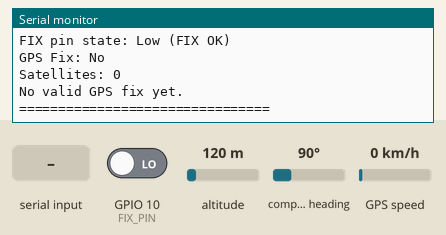
Simulated run of this sketch. Board: ESP32-S3. On the bench: the last lines printed to the serial monitor. The test bench sets the inputs (shaded band); at power-on: GPIO 10 (FIX_PIN) LOW, altitude 120 m, compass heading 90°, GPS speed 0 km/h. The GPS gets a fix after 3 s at 37.7749, -122.4194 with 8 satellites.

Above: at 2.7 s.
2.8 s: GPIO 10 (FIX_PIN) driven HIGH
5.0 s: "S" received over Serial
At 5.7 s:
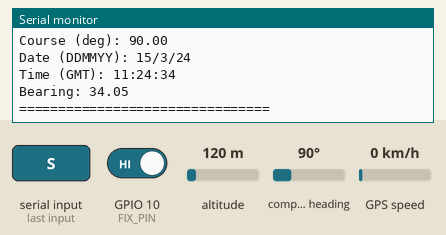
6.5 s: "W" received over Serial
At 8.0 s:
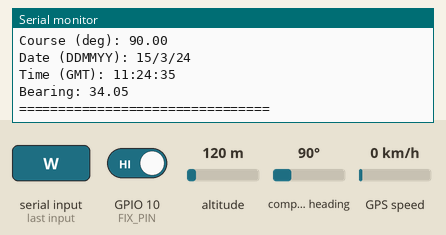

The sketch:

FirstGPSVersion.ino
```cpp
#include <Adafruit_GPS.h>
#include <HardwareSerial.h>
#include <iostream>
#include <cmath>

// Pins
#define GPS_RX 4     // GPS TX → ESP32 RX
#define GPS_TX -1    // Not used (only reading from GPS)
#define FIX_PIN 10   // Connected to GPS FIX output
#define GPS_BAUD 9600

// Setup GPS object using UART1
HardwareSerial gpsSerial(1);
Adafruit_GPS GPS(&gpsSerial);

void setup() {
  Serial.begin(115200);
  delay(1500);
  Serial.println("Adafruit Ultimate GPS Test (via Adafruit_GPS library)");

  // Start GPS serial
  gpsSerial.begin(GPS_BAUD, SERIAL_8N1, GPS_RX, GPS_TX);

  // Configure the GPS module
  GPS.begin(9600);
  GPS.sendCommand(PMTK_SET_NMEA_OUTPUT_RMCGGA);  // Get basic location info
  GPS.sendCommand(PMTK_SET_NMEA_UPDATE_1HZ);     // 1 Hz update rate
  GPS.sendCommand(PGCMD_ANTENNA);                // Enable antenna status messages

  pinMode(FIX_PIN, INPUT);

  Serial.println("Type any key in the Serial Monitor to get current GPS data.");
  Serial.println("Waiting for GPS data and FIX...");
}

//Function to turn the gps lat/long from degrees and minutes to decimal degrees
//RawValue in form dddmm.mmm...
//where d is degrees in form 0-360
//m is minutes in form 00-59.99999...
double ConvertToDecimalDegrees(double RawValue){
  //Extract degrees and minutes from raw data
  int degrees = static_cast<int>(RawValue)/100; //shifts decimal point left by two, leaving only the degrees wihtin int
  double minutes = fmod(RawValue, 100);
  //convert to decimal degrees
  double decimalDegrees = degrees + (minutes/60.0);
  return decimalDegrees;
}

//Function to find bearing between two GPS Co-ords
double calculateBearing(double lat1, double long1, double lat2, double long2) {
    // Convert latitude and longitude to radians
    double Radianlat1 = lat1 * M_PI / 180.0;
    double Radianlong1 = long1 * M_PI / 180.0;
    double Radianlat2 = lat2 * M_PI / 180.0;
    double Radianlong2 = long2 * M_PI / 180.0;

    // Calculate the bearing
    double deltaLong = Radianlong2 - Radianlong1;
    double x = sin(deltaLong) * cos(Radianlat2);
    double y = cos(Radianlat1) * sin(Radianlat2) - sin(Radianlat1) * cos(Radianlat2) * cos(deltaLong);
    double bearing = atan2(x, y);

    // Convert the bearing to degrees
    bearing = bearing * 180.0 / M_PI;

    // Normalize the bearing to 0°-360°
    bearing = fmod((bearing + 360.0), 360.0);

    return bearing;
}


void loop() {
  // Continuously read GPS characters
  GPS.read();

  // Handle complete NMEA sentences
  if (GPS.newNMEAreceived()) {
    if (!GPS.parse(GPS.lastNMEA())) {
      return; // Invalid sentence
    }
  }

  // Print on user request
  if (Serial.available()) {
    Serial.read();  // Clear the incoming char

    Serial.println("========== GPS REPORT ==========");

    // Handle FIX pin (interpreting behavior per datasheet)
    bool fixPinState = digitalRead(FIX_PIN);
    Serial.print("FIX pin state: ");
    Serial.println(fixPinState ? "Pulse (NO FIX)" : "Low (FIX OK)");

    // GPS fix status from NMEA sentence
    Serial.print("GPS Fix: ");
    Serial.println(GPS.fix ? "Yes" : "No");
    Serial.print("Satellites: ");
    Serial.println(GPS.satellites);

    if (GPS.fix) {
      double ConvertedLat = ConvertToDecimalDegrees(GPS.latitude);
      double ConvertedLong = ConvertToDecimalDegrees(GPS.longitude);
      Serial.print("Latitude: "); Serial.println(ConvertedLat, 6); Serial.println(GPS.lat);
      Serial.print("Longitude: "); Serial.println(ConvertedLong, 6); Serial.println(GPS.lon);
      Serial.print("Speed (knots): "); Serial.println(GPS.speed);
      Serial.print("Speed (km/h): "); Serial.println(GPS.speed * 1.852);
      Serial.print("Altitude (m): "); Serial.println(GPS.altitude);
      Serial.print("Course (deg): "); Serial.println(GPS.angle);

      Serial.print("Date (DDMMYY): ");
      Serial.print(GPS.day); Serial.print("/");
      Serial.print(GPS.month); Serial.print("/");
      Serial.println(GPS.year);

      Serial.print("Time (GMT): ");
      Serial.print((GPS.hour)+1); Serial.print(":");
      Serial.print(GPS.minute); Serial.print(":");
      Serial.println(GPS.seconds);

      double Lat2 =51.439250;
      double Lon2 =-3.148754;
      if(GPS.lat == 'S'){ConvertedLat = -ConvertedLat;}
      if(GPS.lon == 'W'){ConvertedLong = -ConvertedLong;}
      double Bearing = calculateBearing(ConvertedLat, ConvertedLong, Lat2, Lon2);
      Serial.print("Bearing: "); Serial.println(Bearing);
    } else {
      Serial.println("No valid GPS fix yet.");
    }

    Serial.println("================================");
  }
}
```

Measured:
- after the input at 5.0 s, the serial monitor: prints a new line at once (image 1)
- after the input at 6.5 s, the serial monitor: prints a new line at once (image 2)
